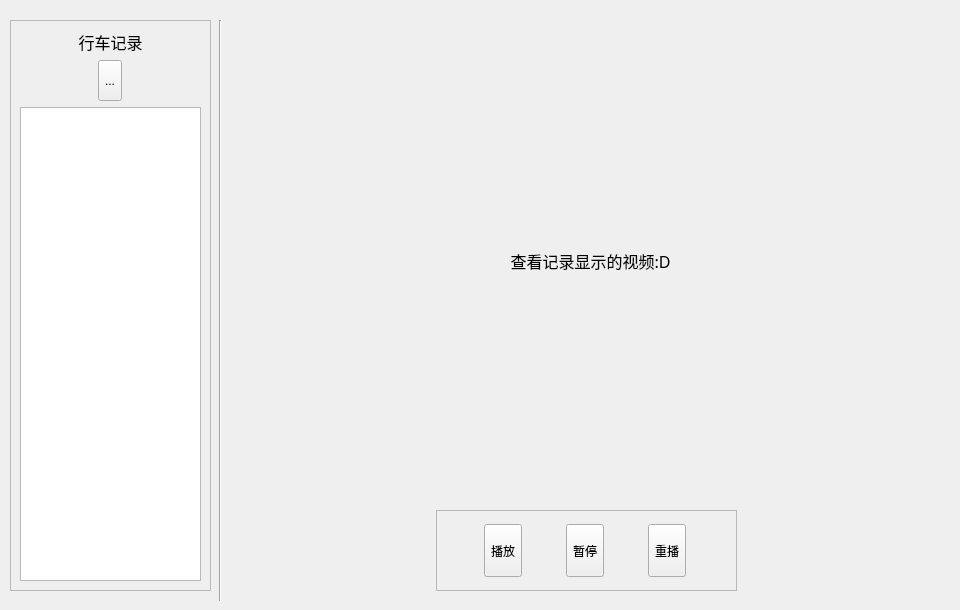
      <widget class="QWidget" name="page_4">
       <widget class="QLabel" name="Disp_lab3">
        <property name="geometry">
         <rect>
          <x>230</x>
          <y>10</y>
          <width>721</width>
          <height>501</height>
         </rect>
        </property>
        <property name="font">
         <font>
          <family>方正清刻本悦宋简体</family>
          <pointsize>12</pointsize>
         </font>
        </property>
        <property name="text">
         <string>查看记录显示的视频:D</string>
        </property>
        <property name="alignment">
         <set>Qt::AlignCenter</set>
        </property>
       </widget>
       <widget class="QFrame" name="frame_4">
        <property name="geometry">
         <rect>
          <x>10</x>
          <y>20</y>
          <width>201</width>
          <height>571</height>
         </rect>
        </property>
        <property name="frameShape">
         <enum>QFrame::StyledPanel</enum>
        </property>
        <property name="frameShadow">
         <enum>QFrame::Raised</enum>
        </property>
        <layout class="QGridLayout" name="gridLayout_6">
         <item row="0" column="0" colspan="3">
          <widget class="QLabel" name="label_10">
           <property name="font">
            <font>
             <family>方正清刻本悦宋简体</family>
             <pointsize>12</pointsize>
            </font>
           </property>
           <property name="text">
            <string>行车记录</string>
           </property>
           <property name="alignment">
            <set>Qt::AlignCenter</set>
           </property>
          </widget>
         </item>
         <item row="2" column="0" colspan="3">
          <widget class="QListWidget" name="RecordListWidget">
           <property name="minimumSize">
            <size>
             <width>0</width>
             <height>400</height>
            </size>
           </property>
          </widget>
         </item>
         <item row="1" column="1">
          <widget class="QToolButton" name="FilePathBt_2">
           <property name="minimumSize">
            <size>
             <width>0</width>
             <height>41</height>
            </size>
           </property>
           <property name="toolTip">
            <string>选择文件夹</string>
           </property>
           <property name="text">
            <string>...</string>
           </property>
          </widget>
         </item>
        </layout>
       </widget>
       <widget class="QFrame" name="frame_6">
        <property name="geometry">
         <rect>
          <x>436</x>
          <y>510</y>
          <width>301</width>
          <height>81</height>
         </rect>
        </property>
        <property name="frameShape">
         <enum>QFrame::StyledPanel</enum>
        </property>
        <property name="frameShadow">
         <enum>QFrame::Raised</enum>
        </property>
        <layout class="QHBoxLayout" name="horizontalLayout_3">
         <item>
          <widget class="QToolButton" name="ShowBt_3">
           <property name="minimumSize">
            <size>
             <width>0</width>
             <height>53</height>
            </size>
           </property>
           <property name="text">
            <string>播放</string>
           </property>
          </widget>
         </item>
         <item>
          <widget class="QToolButton" name="StopBt_3">
           <property name="minimumSize">
            <size>
             <width>0</width>
             <height>53</height>
            </size>
           </property>
           <property name="text">
            <string>暂停</string>
           </property>
          </widget>
         </item>
         <item>
          <widget class="QToolButton" name="AgainBt_3">
           <property name="minimumSize">
            <size>
             <width>0</width>
             <height>53</height>
            </size>
           </property>
           <property name="text">
            <string>重播</string>
           </property>
          </widget>
         </item>
        </layout>
       </widget>
       <widget class="Line" name="line_3">
        <property name="geometry">
         <rect>
          <x>210</x>
          <y>20</y>
          <width>20</width>
          <height>581</height>
         </rect>
        </property>
        <property name="orientation">
         <enum>Qt::Vertical</enum>
        </property>
       </widget>
      </widget>
